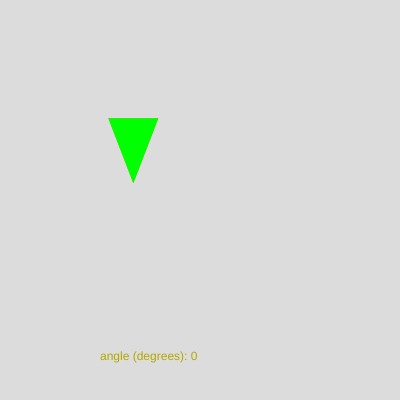
Frame 1 (no input)
Frame 60 (no input): identical to frame 1, image omitted
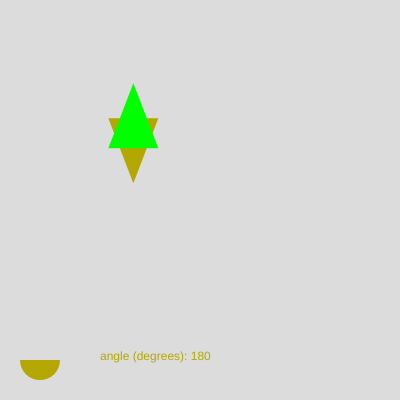
Frame 120 (the mouse pressed at the canvas centre since frame 60)

The p5.js sketch that drew these frames (run headless with seeded random() and noise() and a simulated clock; from frame 60 on, the mouse is pressed at the canvas centre):

// p5.js sketch
// ── sketch.js
var angle = 0.0;

function setup() {
  createCanvas(400, 400);
  rectMode(CENTER);
}

function draw() {
  background(220);
  noStroke();
  fill(180,168,0);
  drawRotationAngle();
  
  translate(width/3,height/3);
  triangle(0,50,-25,-15,25,-15);
  
  fill(0,255,0);
  angle = map(mouseX, 0,width, 0,360);
  rotate(radians(angle));
  triangle(0,50,-25,-15,25,-15);
  
  
}

function drawRotationAngle(){
  arc(40,height-40,40,40,0,radians(angle));
  text("angle (degrees): "+ int(angle), 100,height-40);
}
